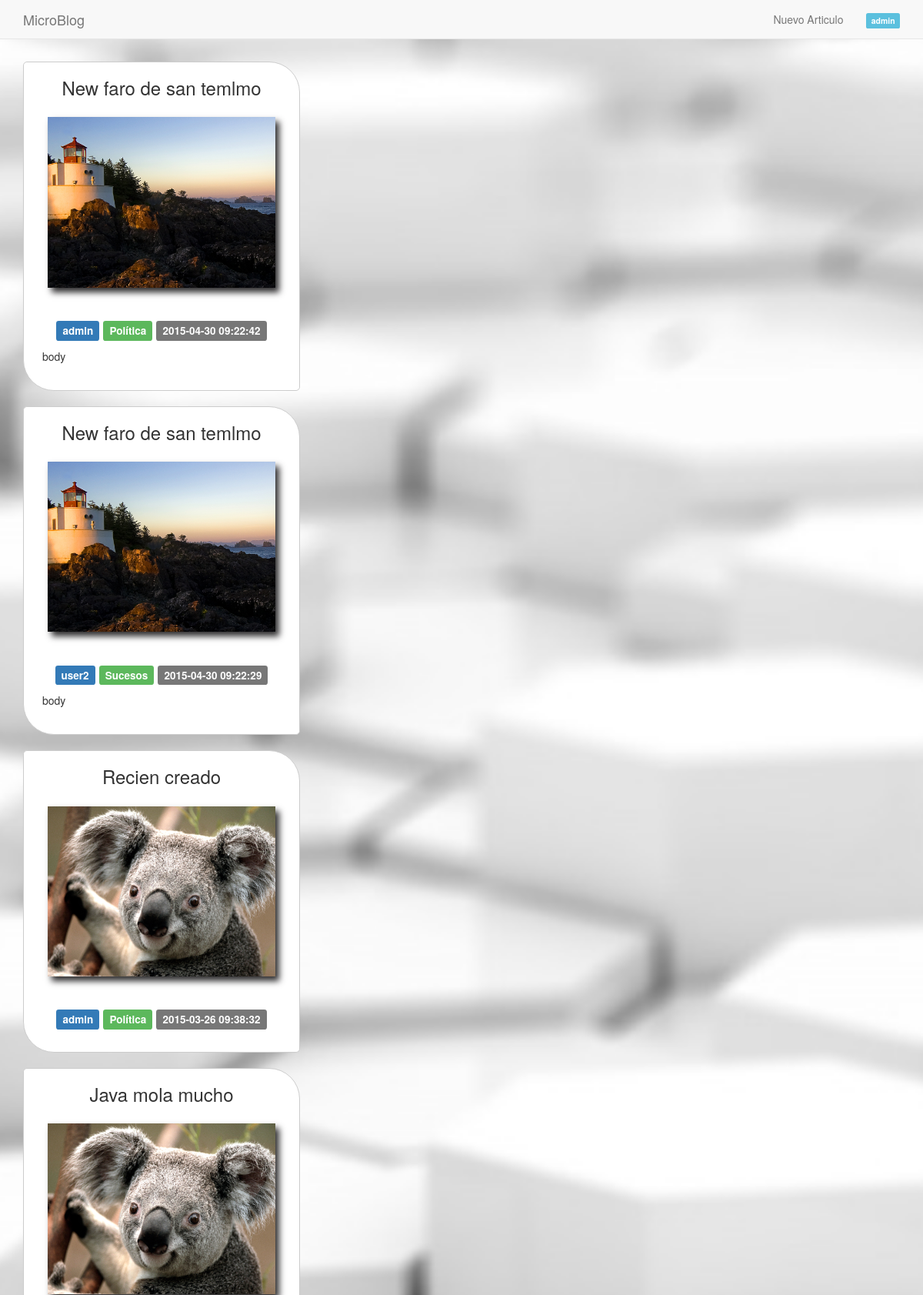
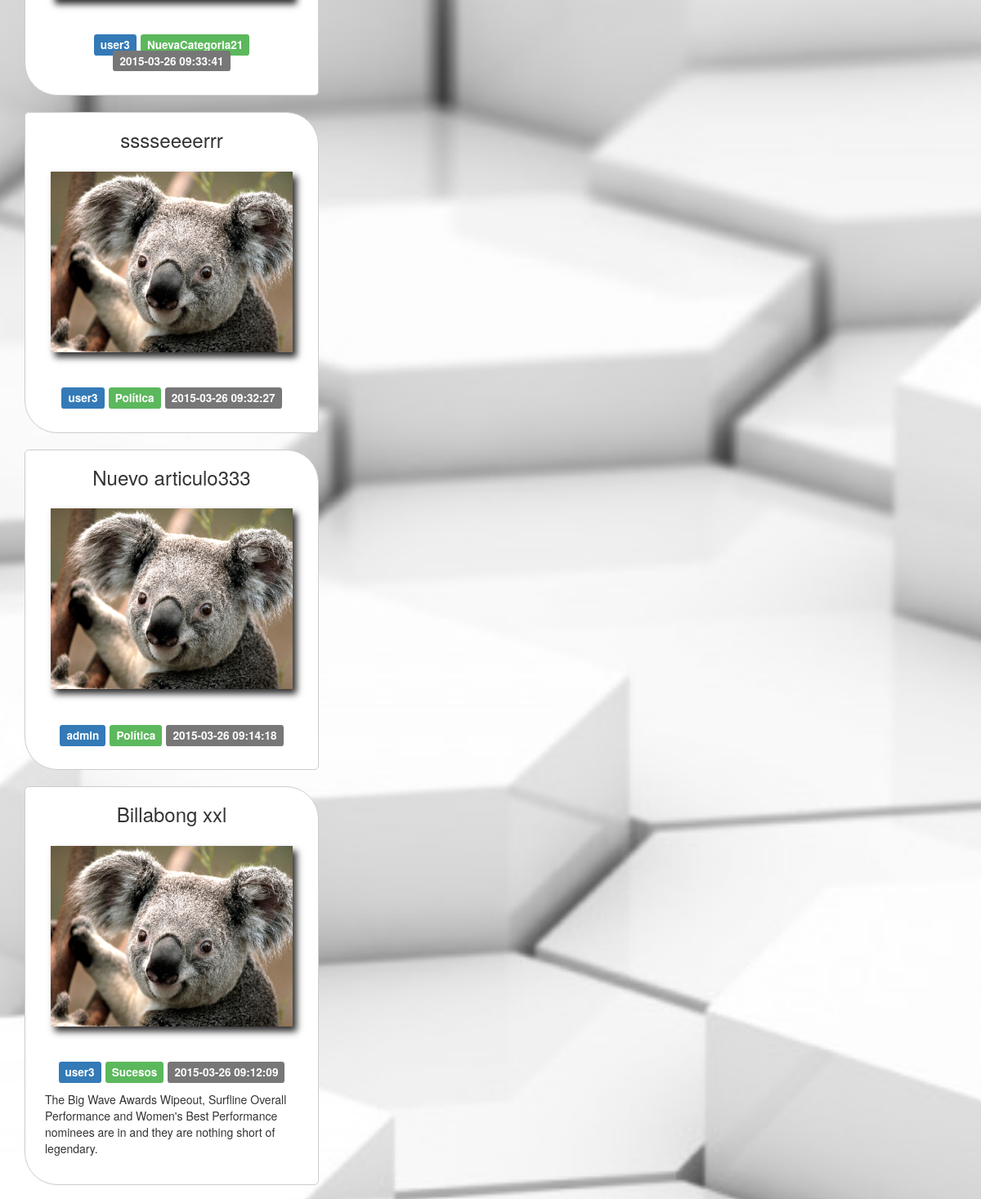
/ (signed in, upper part), run on the app's committed database (2 pictures, top to bottom).
### tables this page shows
CREATE TABLE IF NOT EXISTS `articulo` (
  `id` int(11) NOT NULL AUTO_INCREMENT,
  `fecha` timestamp NULL DEFAULT CURRENT_TIMESTAMP COMMENT 'fecha del artículo',
  `titulo` varchar(250) NOT NULL DEFAULT 'Sin titulo' COMMENT 'título del articulo',
  `contenido` text NOT NULL,
  `id_usuario` int(11) NOT NULL,
  `id_categoria` int(11) NOT NULL,
  `foto` varchar(535) NOT NULL,
  PRIMARY KEY (`id`),
  KEY `id_usuario` (`id_usuario`),
  KEY `id_categoria` (`id_categoria`)
);

CREATE TABLE IF NOT EXISTS `usuario` (
  `id` int(11) NOT NULL AUTO_INCREMENT,
  `email` varchar(250) NOT NULL,
  `password` varchar(50) NOT NULL,
  `nombre` varchar(250) NOT NULL,
  `rol` int(1) NOT NULL DEFAULT '1' COMMENT '0=Administrador  1=usuario',
  PRIMARY KEY (`id`),
  UNIQUE KEY `email` (`email`)
);

CREATE TABLE IF NOT EXISTS `categoria` (
  `id` int(11) NOT NULL AUTO_INCREMENT,
  `fecha` timestamp NULL DEFAULT CURRENT_TIMESTAMP,
  `titulo` varchar(250) NOT NULL DEFAULT 'Sin titulo',
  PRIMARY KEY (`id`)
);

### index.php (called while the page is built, shortened)
<?php
require_once 'core/Database.php';
require_once 'backoffice/articulo/modelo.php';
$articulos = getArticulos();
if(isset($_SESSION["perfil"])){
	$perfil = $_SESSION["perfil"];
}
require 'html/public/vista.php';
?>

### core/Database.php (called while the page is built, shortened)
<?php
class Database{
	private $db_host = "localhost";
	private $db_user = "root";
	private $db_pass = "";
	private $db_name = "mb15";
	private $con = false;
	private $result = array();
	public function connect(){
		if(!$this->con){
			$myconn = @mysql_connect($this->db_host,$this->db_user,$this->db_pass);
            if($myconn){
            	$seldb = @mysql_select_db($this->db_name,$myconn);
                if($seldb){
                	$this->con = true;
                    return true;
                }else{
                	array_push($this->result,mysql_error());
                    return false;
                }
            }else{
            	array_push($this->result,mysql_error());
                return false;
            }
        }else{
            return true;
        }
	}
    public function disconnect(){
    	if($this->con){
    		if(@mysql_close()){
    			$this->con = false;
				return true;
			}else{
				return false;
			}
		}
    }
	public function sql($sql){
		$query = @mysql_query($sql);
		if($query){
			$this->numResults = mysql_num_rows($query);
			for($i = 0; $i < $this->numResults; $i++){
				$r = mysql_fetch_array($query);
               	$key = array_keys($r);
               	for($x = 0; $x < count($key); $x++){
                   	if(!is_int($key[$x])){
                   		if(mysql_num_rows($query) >= 1){
                   			$this->result[$i][$key[$x]] = $r[$key[$x]];
						}else{
							$this->result = null;
						}
					}
				}
			}
			return true;
		}else{
			array_push($this->result,mysql_error());
			return false;
		}
	}
    public function getResult(){
        $val = $this->result;
        $this->result = array();
        return $val;
    }
}

### backoffice/articulo/modelo.php (called while the page is built, shortened)
<?php
	function getArticulos( $limit=10 , $id_usuario=null, $id_categoria=null)
	{
		$sql = "SELECT a.id , a.titulo, id_usuario, c.titulo as categoria, u.nombre , a.fecha, a.contenido,  foto FROM `articulo` as a , `usuario` as u, `categoria` as c WHERE a.id_usuario = u.id and a.id_categoria = c.id ORDER BY fecha DESC";
		$db = new Database();
		$db->connect();
		$where = '';
		$db->sql( $sql.$where );
		$res = $db->getResult();
		return $res;
	}
?>

### html/public/vista.php (the view, shortened to what this page needs)
<!DOCTYPE html>
<html lang="en">
  <head>
    <link href="html/public/css/bootstrap.min.css" rel="stylesheet">
    <link href="html/public/css/custom.css" rel="stylesheet">
  </head>
  <body>
    <nav class="navbar navbar-default navbar-fixed-top">
      <div class="container">
      	<div class="navbar-header">
          <a class="navbar-brand" href="#">MicroBlog</a>
        </div>
        <div id="navbar" class="collapse navbar-collapse navbar-right">
        	<ul class="nav navbar-nav navbar-right">
	         	<?php if ( isset($perfil)){?>
	         		<li>
	         			<a href="<?php echo(CONTROLLER_ARTICULO);?>?op=<?php echo(OP_DETALLE);?>"><i class="fa fa-plus-circle fa-fw"></i>Nuevo Articulo</a>
	         		</li>
	         		<li>
	         			<a href="<?php echo CONTROLLER_ARTICULO ?>"><span class="label label-info"> <?php echo $perfil['nombre']; ?> </span></a>
					</li>
				<?php }  ?>
			</ul>
        </div>
      </div>
    </nav>
    <div class="container">
	   	<br><br><br><br>
	   	<?php
	   	foreach ($articulos as $art ) {
	   		?>
		   	<div class="row">
			  <div class="col-sm-6 col-md-4">
			    <div class="thumbnail">
			      <h3><?php echo $art['titulo']?></h3>
			      <?php if ($art['foto'] !="" ){
			      		echo "<img src='". IMAGES.$art['foto'] ."' alt='foto'>";
			      }else{
			      		echo "<img src='html/public/images/foto.svg' alt='foto por defecto'>";
					}?>
			      <div class="caption">
			        <h4>
			        	<span class="label label-primary"><?php echo $art['nombre']?></span>
			        	<span class="label label-success"><?php echo $art['categoria']?></span>
			        	<span class="label label-default"><?php echo $art['fecha']?></span>
			        </h4>
			        <div class="content_text">
			            <?php echo $art['contenido']?>
			        </div>
			      </div>
			    </div>
			  </div>
			</div>
	   	<?php } ?>
  </body>
</html>

### html/public/css/custom.css (style rules this page uses)
body { background: url('../images/back.jpg') no-repeat center center fixed; -webkit-background-size: cover; -moz-background-size: cover; -o-background-size: cover; background-size: cover; }
.thumbnail img { transition: 1.5s ease; -moz-transition: 1.5s ease; -webkit-transition: 1.5s ease; -o-transition: 1.5s ease; max-width:90%; height:auto -moz-box-shadow: 5px 6px 8px #302f30; -webkit-box-shadow: 5px 6px 8px #302f30; box-shadow: 5px 6px 8px #302f30; margin-bottom:25px; }
h3 { text-align:center; margin-bottom:25px; }
.thumbnail { border-radius:5px 40px; border:1px solid #cccccc; text-align:center; padding:0px 15px 10px; }
.content_text { font-size:1em; margin:15px 0px; text-align:left; }

### data on the page
articulo: titulo "New faro de san temlmo", foto (picture), id_usuario.nombre "admin", id_categoria.titulo "Política", fecha "2015-04-30 09:22:42", contenido "body"
articulo: titulo "New faro de san temlmo", foto (picture), id_usuario.nombre "user2", id_categoria.titulo "Sucesos", fecha "2015-04-30 09:22:29", contenido "body"
articulo: titulo "Recien creado", foto (picture), id_usuario.nombre "admin", id_categoria.titulo "Política", fecha "2015-03-26 09:38:32"
articulo: titulo "Java mola mucho", foto (picture), id_usuario.nombre "user3", id_categoria.titulo "NuevaCategoria21", fecha "2015-03-26 09:33:41"
articulo: titulo "sssseeeerrr", foto (picture), id_usuario.nombre "user3", id_categoria.titulo "Política", fecha "2015-03-26 09:32:27"
articulo: titulo "Nuevo articulo333", foto (picture), id_usuario.nombre "admin", id_categoria.titulo "Política", fecha "2015-03-26 09:14:18"
articulo: titulo "Billabong xxl", foto (picture), id_usuario.nombre "user3", id_categoria.titulo "Sucesos", fecha "2015-03-26 09:12:09", contenido "The Big Wave Awards Wipeout, Surfline Overall Performance and Women's Best Performance nominees are in and they are nothing short of legendary."

### other printed values
$perfil['nombre'] "admin"
